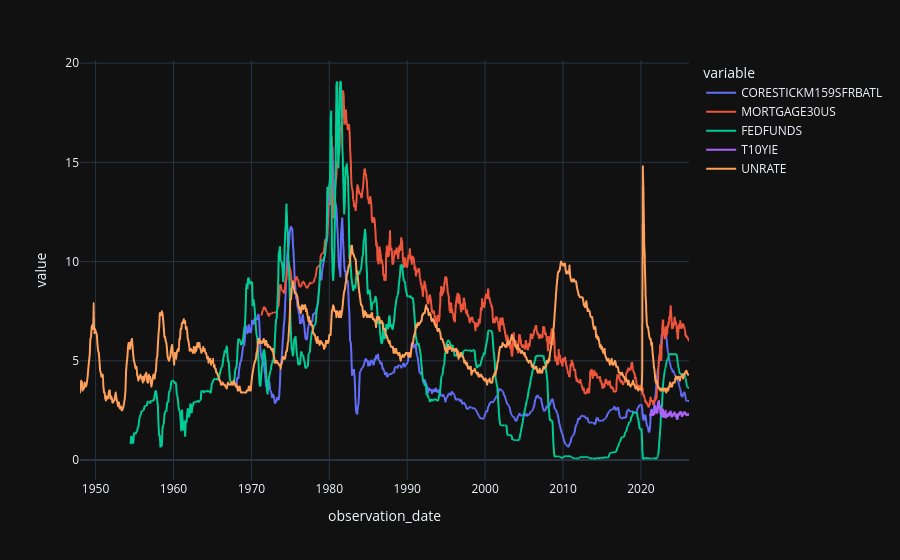

Notebook cell for this chart:
### Code cell
df.plot()

### Figure 1 — Plotly figure (JSON) as saved in the notebook; plotly's stock layout.template omitted (floating-point values rounded to 4 significant figures; data arrays with more than 128 entries replaced by an {"elided": "..."} marker saying what was removed)
{"data": [{"hovertemplate": "variable=CORESTICKM159SFRBATL<br>observation_date=%{x}<br>value=%{y}<extra></extra>", "legendgroup": "CORESTICKM159SFRBATL", "line": {"color": "#636efa", "dash": "solid"}, "marker": {"symbol": "circle"}, "mode": "lines", "name": "CORESTICKM159SFRBATL", "showlegend": true, "type": "scattergl", "x": {"elided": "4727 str values"}, "xaxis": "x", "y": {"elided": "4727 float values"}, "yaxis": "y"}, {"hovertemplate": "variable=MORTGAGE30US<br>observation_date=%{x}<br>value=%{y}<extra></extra>", "legendgroup": "MORTGAGE30US", "line": {"color": "#EF553B", "dash": "solid"}, "marker": {"symbol": "circle"}, "mode": "lines", "name": "MORTGAGE30US", "showlegend": true, "type": "scattergl", "x": {"elided": "4727 str values"}, "xaxis": "x", "y": {"elided": "4727 float values"}, "yaxis": "y"}, {"hovertemplate": "variable=FEDFUNDS<br>observation_date=%{x}<br>value=%{y}<extra></extra>", "legendgroup": "FEDFUNDS", "line": {"color": "#00cc96", "dash": "solid"}, "marker": {"symbol": "circle"}, "mode": "lines", "name": "FEDFUNDS", "showlegend": true, "type": "scattergl", "x": {"elided": "4727 str values"}, "xaxis": "x", "y": {"elided": "4727 float values"}, "yaxis": "y"}, {"hovertemplate": "variable=T10YIE<br>observation_date=%{x}<br>value=%{y}<extra></extra>", "legendgroup": "T10YIE", "line": {"color": "#ab63fa", "dash": "solid"}, "marker": {"symbol": "circle"}, "mode": "lines", "name": "T10YIE", "showlegend": true, "type": "scattergl", "x": {"elided": "4727 str values"}, "xaxis": "x", "y": {"elided": "4727 float values"}, "yaxis": "y"}, {"hovertemplate": "variable=UNRATE<br>observation_date=%{x}<br>value=%{y}<extra></extra>", "legendgroup": "UNRATE", "line": {"color": "#FFA15A", "dash": "solid"}, "marker": {"symbol": "circle"}, "mode": "lines", "name": "UNRATE", "showlegend": true, "type": "scattergl", "x": {"elided": "4727 str values"}, "xaxis": "x", "y": {"elided": "4727 float values"}, "yaxis": "y"}], "layout": {"legend": {"title": {"text": "variable"}, "tracegroupgap": 0}, "margin": {"t": 60}, "xaxis": {"anchor": "y", "domain": [0, 1], "title": {"text": "observation_date"}}, "yaxis": {"anchor": "x", "domain": [0, 1], "title": {"text": "value"}}}}
